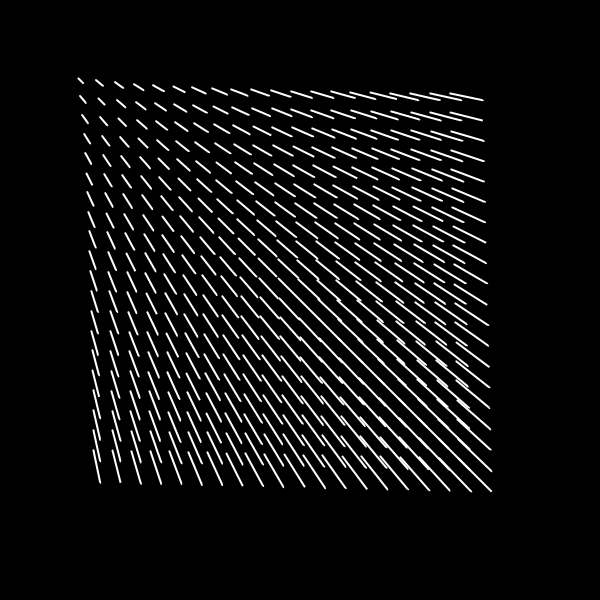
Frame 1 (no input)
Frame 60 (the mouse pressed at the canvas centre just before this capture): identical to frame 1, image omitted
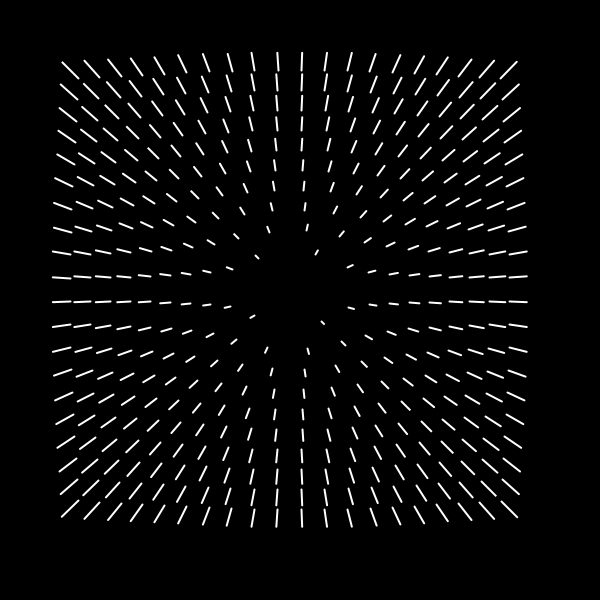
Frame 120 (the mouse held since frame 60 and released just before this capture)

The Processing sketch that drew these frames (run headless with seeded random() and noise(); from frame 60 on, the mouse is pressed at the canvas centre):

// Processing sketch: processing_181218
// ── processing_181218.pde

int l = 30;
float sx = 0;
float sy = 0;
float easing = 0.06;

void setup() {
  background(0);
  size(600, 600);
  stroke(255);
  }
void draw() {
  background(0);
  
  sx += (mouseX - sx) * easing;
  sy += (mouseY - sy) * easing;
//ellipse(sx,sy,10,10);
  
  strokeWeight(2);
 
  for (int i = 100; i < 500; i+= 20) {
    for ( int y=100; y <500; y += 20) {
      float d = dist(i,y,sx,sy);
      float f = l / d;
      float dx = sx - i;
      float dy = sy - y;
         if( mousePressed ){
        dx *= -1;
        dy *= -1;
      }
      noFill();
      curve(i, y, i+ dx*f, y+dy*f, i+ dx*f, y+dy*f, sx, sy);
     //arc(i, y, abs(dx*f), abs(dy*f), HALF_PI, PI);
    }
  }
}
